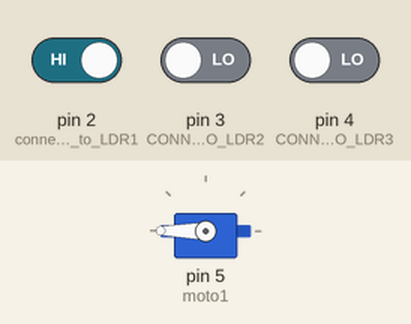
Recording of a sketch running on a simulated Arduino Uno, built with avr-gcc and run on an emulated ATmega328P. On the bench: servo. The inputs (shaded band) are chosen by the test bench; at power-on: pin 4 (CONNECTED_TO_LDR3) LOW, pin 2 (connected_to_LDR1) HIGH, pin 3 (CONNECTED_TO_LDR2) LOW.

Above: at 7.0 s.
7.1 s: pin 4 (CONNECTED_TO_LDR3) driven HIGH
At 11.4 s:
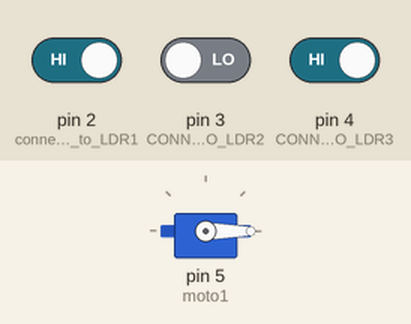
13.5 s: pin 4 (CONNECTED_TO_LDR3) driven LOW
At 14.5 s:
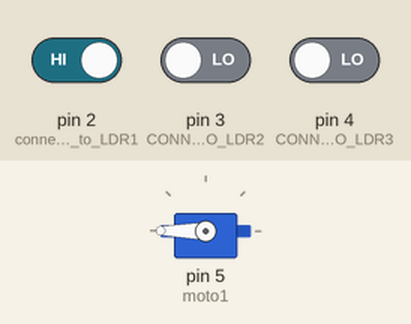
17.4 s: pin 2 (connected_to_LDR1) driven LOW
At 21.4 s:
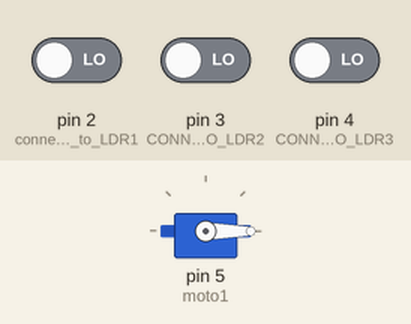
Timing chart, 0 to 22.9 s (numbered marks = the images above; inputs shaded):
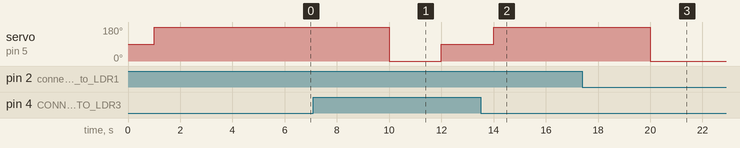

The sketch:

production-line-separation.ino
```cpp
#include <Servo.h>
Servo  moto1;
int RDLstate1=0;
int RDLstate2=0;
int RDLstate3=0;
int x=0;

void setup()
{
   moto1.attach(5); //motor1 connected to pin5 arduino

  pinMode(2, INPUT);   // connected to LDR1
  pinMode(3, INPUT);   // CONNECTED TO LDR2
  pinMode(4, INPUT);    //CONNECTED TO LDR3
}

void loop()
{
  delay(250);
                             //We have 3 LDR sensors fixed linearly with 10cm distance between each other ,and we have 3 different size of boxesin our production line
                                //10,20,30cm  we want to separate them form each other
  RDLstate1=digitalRead(2);
  RDLstate2=digitalRead(3);    //now read the situation of each LDR SENSOR
  RDLstate3=digitalRead(4);
     delay(750);

  if( RDLstate1==RDLstate3) // if RDL1=RDL3 thats's mean if they are LOW the box of size 30cm block the light to reach the sensors,so the motor will place it at zero degree
  {
   x=0;                     //or the RDL1=RDL3 ARE HIGH ,so that's mean there is no box ,the place is empty.
     moto1.write(x);
   delay(2000);
  }

  if( RDLstate2!=RDLstate3){ //if RDL2 != RDL3  that's mean the box of 20cm size block the light to reach LDR1,LDR2 so the motor will place it at 90 degree
   x=90;
     moto1.write(x);
   delay(2000);
  }

   if( RDLstate1!=RDLstate2){ // RDL1 !=RDL2 thats mean the box of 10cm block the light to reach RDL1, SO the motor will place it at 180 degree
   x=180;
     moto1.write(x);
   delay(2000);
  }


}
```

Measured:
- after the input at 7.1 s, servo on pin 5 (moto1): 180° → 0° after 2.9 s, → 90° 2.0 s later
- after the input at 13.5 s, servo on pin 5 (moto1): goes on until 14.0 s, then stays 180°
- after the input at 17.4 s, servo on pin 5 (moto1): 180° → 0° after 2.6 s
